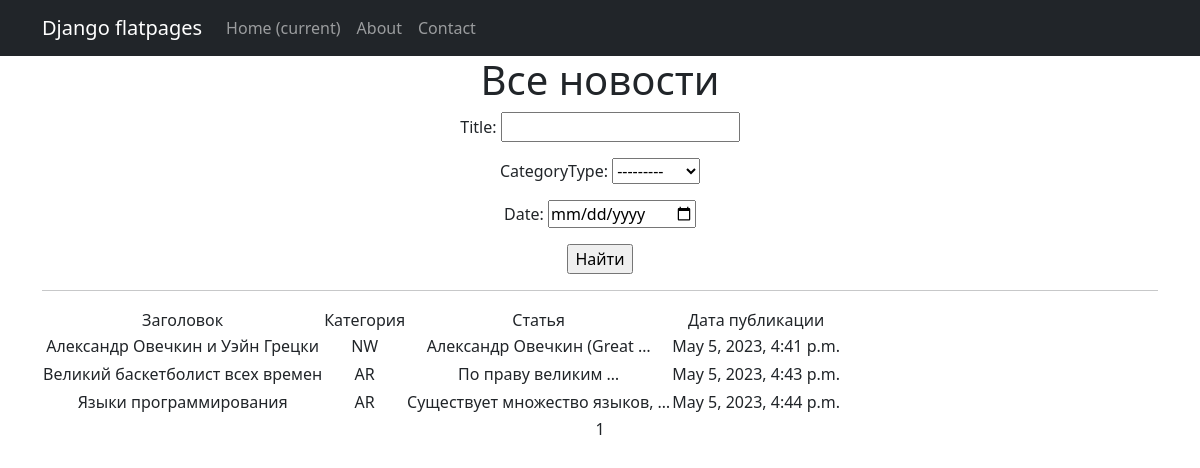
The page / on the database its author committed.
### news/models.py (models this page shows, shortened)
class Post(models.Model):
    author = models.ForeignKey(Author, on_delete=models.CASCADE)
    NEWS = 'NW'
    ARTICLE = 'AR'
    CATEGORY_CHOICES = (
        (NEWS, 'Новость'),
        (ARTICLE, 'Статья'),
    )
    categoryType = models.CharField(max_length=2, choices=CATEGORY_CHOICES, default=ARTICLE)
    dateCreate = models.DateTimeField(auto_now_add=True)
    postCategory = models.ManyToManyField(Category, through='PostCategory')
    title = models.CharField(max_length=128)
    text = models.TextField()
    rating = models.SmallIntegerField(default=0)

### news/views.py (the view)
# urls.py: path('', PostsList.as_view()),
class PostsList(ListView):
    model = Post
    ordering = 'dateCreate'
    template_name = 'posts.html'
    context_object_name = 'posts'
    paginate_by = 10
    def get_queryset(self):
        queryset = super().get_queryset()
        self.filterset = PostFilter(self.request.GET, queryset)
        return self.filterset.qs
    def get_context_data(self, **kwargs):
        context = super().get_context_data(**kwargs)
        context['filterset'] = self.filterset
        return context

### news/templatetags/custom_filters.py (called while the page is built)
@register.filter()
def censor(sentence):
    text = sentence.split()
    for i, word in enumerate(text):
        if word in bad_words:
            text[i] = word[0] + '*' * (len(word) - 1)
    return ' '.join(text)

### templates/posts.html (shortened to what this page needs)
{% extends 'flatpages/default.html' %}
{% load custom_tags %}
{% load custom_filters %}
{% block content %}
   <h1>Все новости</h1>
    <form action="" method="get">
       {{ filterset.form.as_p }}
       <input type="submit" value="Найти" />
   </form>
   <hr>
   {% if posts %}
       <table>
           <tr>
               <td>Заголовок</td>
               <td>Категория</td>
               <td>Статья</td>
               <td>Дата публикации</td>
           </tr>
           {% for post in posts %}
           <tr>
               <td>{{ post.title|censor }}</td>
               <td>{{ post.categoryType|censor }}</td>
               <td>{{ post.text|censor|truncatewords:3 }}</td>
               <td>{{ post.dateCreate }}</td>
           </tr>
           <td>
           </td>
           {% endfor %}
       </table>
   {% else %}
       <h2>Новостей нет!</h2>
   {% endif %}
   {{ page_obj.number }}
{% endblock content %}

### templates/flatpages/default.html (shortened to what this page needs)
<!DOCTYPE html>
<html lang="en">
    <head>
        {% load static %}
       <link href="{% static 'css/styles.css' %}" rel="stylesheet" />
    </head>
    <body>
        <nav class="navbar navbar-expand-lg navbar-dark bg-dark static-top">
            <div class="container">
                    <a class="navbar-brand" href="#">Django flatpages</a>
                    <div class="collapse navbar-collapse" id="navbarResponsive">
                        <ul class="navbar-nav ml-auto">
                            <li class="nav-item active">
                                <a class="nav-link" href="#">Home
                                    <span class="sr-only">(current)</span>
                                </a>
                           </li>
                           <li class="nav-item">
                                <a class="nav-link" href="/about/">About</a>
                           </li>
                           <li class="nav-item">
                                <a class="nav-link" href="/contacts/">Contact</a>
                           </li>
                        </ul>
                    </div>
             </div>
        </nav>
        <div class="container">
            <div class="row">
                <div class="col-lg-12 text-center">
                   {% block content %}{% endblock content %}
                </div>
            </div>
        </div>
    </body>
</html>

### rows shown on the page
Post: title|censor "Александр Овечкин и Уэйн Грецки", categoryType|censor "NW", text|censor "Александр Овечкин (Great …", dateCreate "May 5, 2023, 4:41 p.m."
Post: title|censor "Великий баскетболист всех времен", categoryType|censor "AR", text|censor "По праву великим …", dateCreate "May 5, 2023, 4:43 p.m."
Post: title|censor "Языки программирования", categoryType|censor "AR", text|censor "Существует множество языков, …", dateCreate "May 5, 2023, 4:44 p.m."

### other values the page prints
{{ page_obj.number }} "1"
